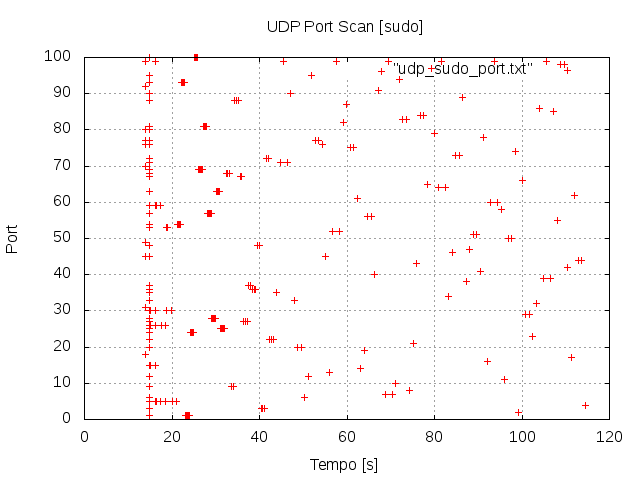

Write gnuplot code to recreate this figure.
set title "UDP Port Scan [sudo]"
set xlabel "Tempo [s]"
set ylabel "Port"
set grid
set terminal png
set output "udp_sudo.png"
plot "udp_sudo_port.txt"
